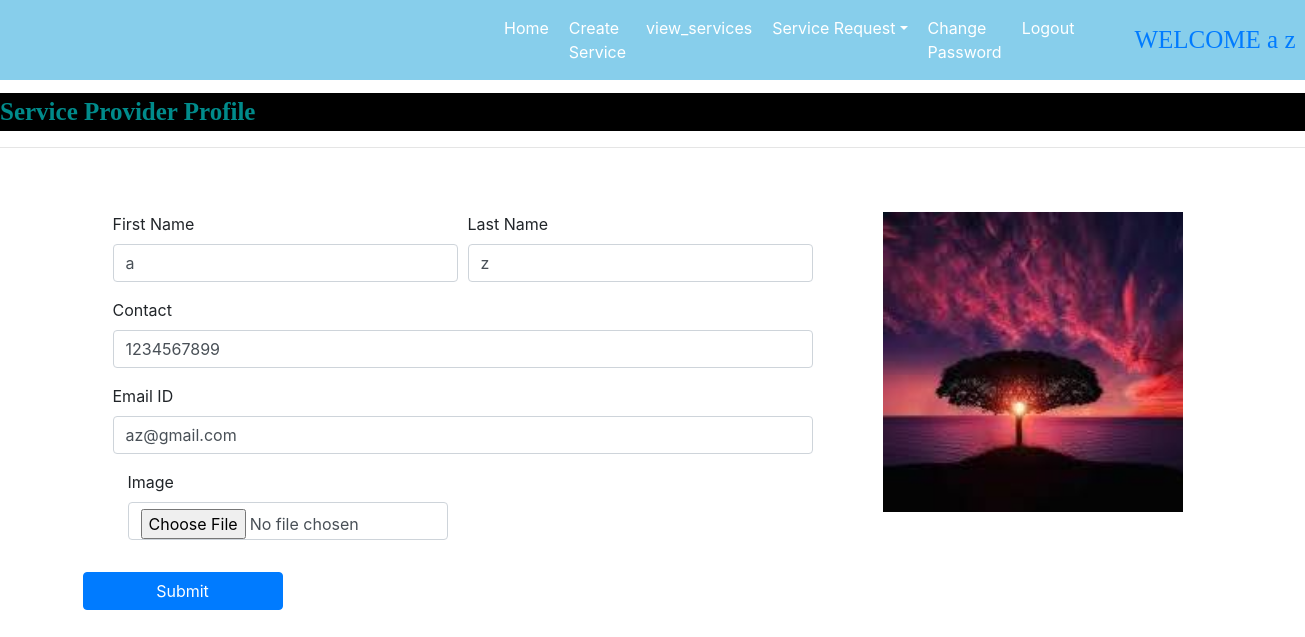
The page /provider_home/ (signed in) on the database its author committed.
### servicefinder/models.py (models this page shows, shortened)
class Provider(models.Model):
    user = models.ForeignKey(User, on_delete=models.CASCADE, null=True)
    mobile = models.CharField(max_length=15, null=True)
    image = models.FileField(null=True)
    gender = models.CharField(max_length=15, null=True)
    type = models.CharField(max_length=15, null=True)
    status = models.CharField(max_length=15, null=True)

### servicefinder/views.py (the view, shortened to what this page needs)
# urls.py: path('provider_home/',provider_home, name='provider_home'),
def provider_home(request):
    if not request.user.is_authenticated:
        return redirect('provider_login')
    try:
        user_provider = Provider.objects.get(user=request.user)
    except Provider.DoesNotExist:
        return HttpResponse("You are not a registered provider.")
    error = ""
    success_message_key = f'success_message_provider_{user_provider.id}'
    success_message_provider = request.session.pop(success_message_key, None)
    context = {'error': error, 'data': user_provider, 'success_message_provider': success_message_provider}
    return render(request, 'provider_home.html', context)

### servicefinder/templates/provider_home.html (shortened to what this page needs)
{% block body %}
{% load static %}
{% include 'provider_navigation.html' %}
<marquee style="font-family:'Monotype Corsiva';font-size:25px; color:darkcyan; background-color:black;font-weight:bold;margin-top:1%">
    Service Provider Profile
</marquee>
<hr>
<div class="container">
    <div class="row">
        <div class="col-sm-8">
            <form class="container mt-5" method="post" name="signup" enctype="=multipart/form-data" onsubmit="return validateForm()">
                <div class="form-row">
                    <div class="form-group col-md-6">
                        <label>First Name</label>
                        <input type="text" class="form-control" name="fname" value="{{data.user.first_name}}" required>
                    </div>
                    <div class="form-group col-md-6">
                        <label>Last Name</label>
                        <input type="text" class="form-control" name="lname" value="{{data.user.last_name}}" required>
                    </div>
                </div>
                <div class="form-row">
                    <div class="form-group col-md-12">
                        <label>Contact</label>
                        <input type="text" class="form-control" name="contact" id="contact" value="{{data.mobile }}" required>
                    </div>
                </div>
                <div class="form-row">
                    <div class="form-group col-md-12">
                        <label>Email ID</label>
                        <input type="text" class="form-control" name="email" value="{{data.user.username}}" required>
                    </div>
                </div>
                <div class="form-group col-md-6">
                    <label>Image</label>
                    <input type="file" class="form-control" name="image">
                </div>
        </div>
        <div class="col-sm-4 mt-5 text-center">
            <img src="{{data.image.url}}" width="300px" height="300px">
        </div>
        <input type="submit" value="Submit" class="btn btn-primary my-3" style="width:200px;">
        </div>
</div>
{% endblock %}

### servicefinder/templates/provider_navigation.html (shortened to what this page needs)
<html>
<head>
    {% load static %}
<link rel="stylesheet" href="https://cdn.jsdelivr.net/npm/bootstrap@4.6.2/dist/css/bootstrap.min.css">
</head>
<body>
     <nav class="navbar navbar-expand-sm" style="background-color:skyblue">
        <a class="navbar-brand text-white pl-5 font-weight-bold" style="font-family:'Monotype Corsiva'; font-size:30px" ></a>
        <ul class="navbar-nav">
            <li class="nav-item">
                <a class="nav-link" style="margin-right:400px"></a>
            </li>
            <li class="nav-item">
                <a class="nav-link" href="{% url 'provider_home' %}" >Home</a>
            </li>
            <li class="nav-item">
                <a class="nav-link"  href="{% url 'create_service' %}"> Create Service</a>
            </li>
            <li class="nav-item">
                <a class="nav-link" href="{% url 'view_services' %}" >view_services</a>
            </li>
            <li class="nav-item dropdown">
                <a class="nav-link dropdown-toggle" href="#" id="navbarDropdownMenuLink" role="button" data-toggle="dropdown" aria-haspopup="true" aria-expanded="false">Service Request</a>
            </li>
            <li class="nav-item">
                <a class="nav-link" href="{% url 'provider_passwordchange' %}" >Change Password</a>
            </li>
            <li class="nav-item">
                <a class="nav-link" href="{% url 'provider_logout' %}" >Logout</a>
            </li>
        </ul>
    <a class="navbar-brand text-black pl-5 font-black-bold" style="font-family:'Monotype Corsiva'; font-size:25px" >WELCOME {{request.user.first_name}} {{request.user.last_name}}</a>
    </nav>
   </body>
</html>

### servicefinder/templates/provider_navigation.html (style rules this page uses)
.nav-link { color:white; margin-right:4px; }

### rows shown on the page
Provider: fname "a", lname "z", contact "1234567899", email "az@gmail.com", image (picture)

### other values the page prints
{{ request.user.first_name }} "a"
{{ request.user.last_name }} "z"
